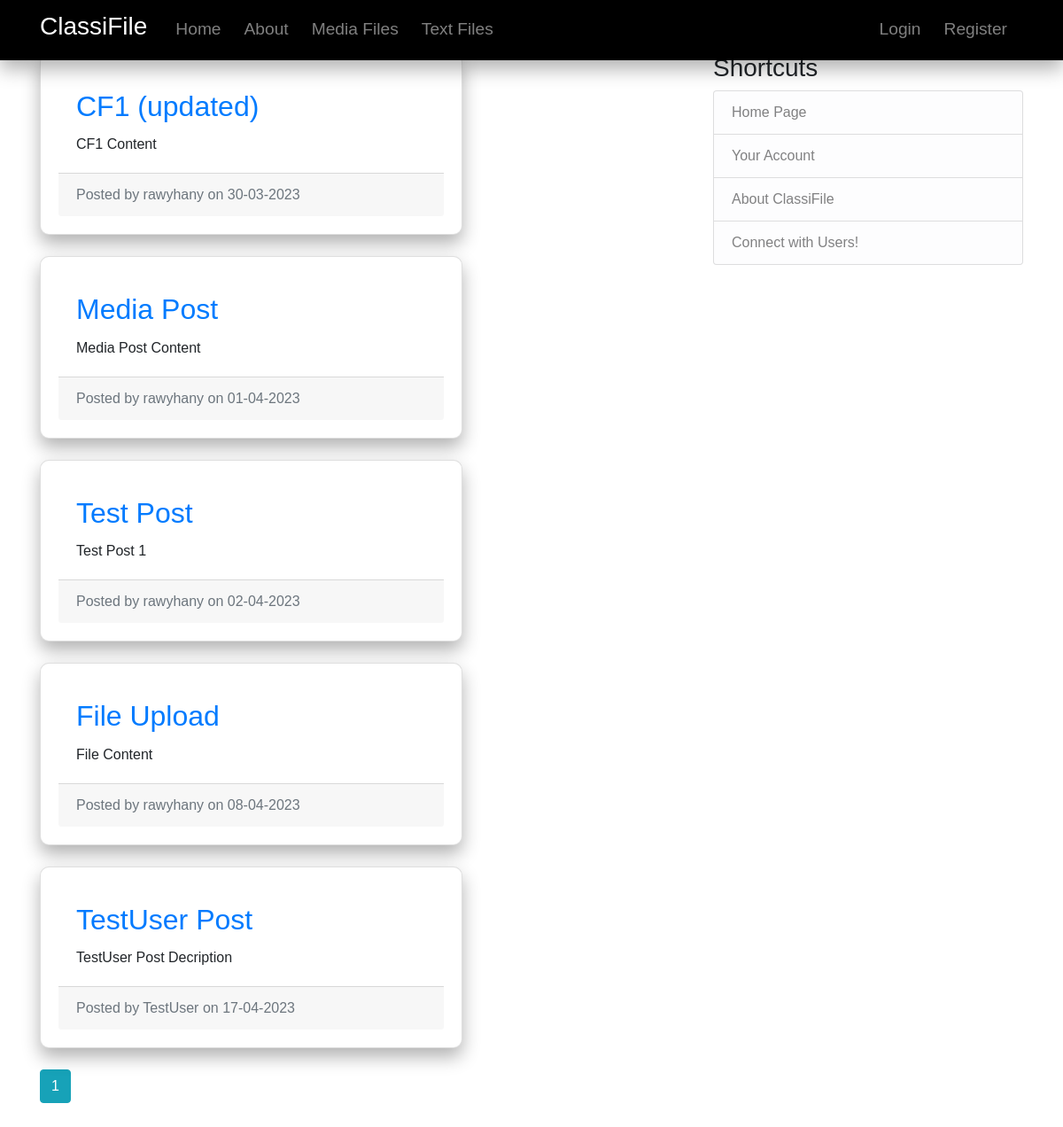
The page /home on the database its author committed.
### classifile/models.py (models this page shows, shortened)
class Post(db.Model):
    id = db.Column(db.Integer, primary_key=True)
    title = db.Column(db.String(100), nullable=False)
    date_posted = db.Column(db.DateTime, nullable=False, default=datetime.utcnow)
    content = db.Column(db.Text, nullable=False)
    user_id = db.Column(db.Integer, db.ForeignKey('user.id'), nullable=False)

class User(db.Model, UserMixin):
    id = db.Column(db.Integer, primary_key=True)
    username = db.Column(db.String(20), unique=True, nullable=False)
    email = db.Column(db.String(20), unique=True, nullable=False)
    image_file = db.Column(db.String(20), nullable=False, default='default.jpg')
    password = db.Column(db.String(60), nullable=False)
    posts = db.relationship('Post', backref='author', lazy=True)

### classifile/routes.py (the view)
@app.route("/")
@app.route("/home")
def home():
    page = request.args.get('page', 1, type=int)
    posts = Post.query.paginate(page=page, per_page=5)
    return render_template('home.html', posts=posts)

### classifile/templates/home.html
{% extends "layout.html" %}
{% block content %}
  <div class="row">
    <div class="col-md-8">
      {% for post in posts.items %}
        <div class="card mb-4">
          <div class="card-body">
            <h2 class="card-title"><a href="{{ url_for('post', post_id=post.id) }}">{{ post.title }}</a></h2>
            <p class="card-text">{{ post.content }}</p>
          </div>
          <div class="card-footer text-muted">
            Posted by <a>{{ post.author.username }}</a> on {{ post.date_posted.strftime('%d-%m-%Y') }}
          </div>
        </div>
      {% endfor %}
          </div>
        </div>
    {% for page_num in posts.iter_pages(left_edge=1, right_edge=1, left_current=1, right_current=2) %}
      {% if page_num %}
        {% if posts.page == page_num %}
          <a class="btn btn-info mb-4" href="{{ url_for('home', page=page_num) }}">{{ page_num }}</a>
        {% else %}
          <a class="btn btn-outline-info mb-4" href="{{ url_for('home', page=page_num) }}">{{ page_num }}</a>
        {% endif %}
      {% else %}
        ...
      {% endif %}
    {% endfor %}
{% endblock content %}

### classifile/templates/layout.html (shortened to what this page needs)
<!DOCTYPE html>
<html>
<head>
     <link rel="stylesheet" href="https://cdn.jsdelivr.net/npm/bootstrap@4.0.0/dist/css/bootstrap.min.css">
     <link rel="stylesheet" type="text/css" href="{{ url_for('static', filename='main.css') }}">
</head>
<body>
    <header class="site-header">
        <nav class="navbar navbar-expand-md navbar-dark bg-steel fixed-top">
          <div class="container">
            <a class="navbar-brand mr-4" href="/"><h3>ClassiFile</h3></a>
            <div class="collapse navbar-collapse" id="navbarToggle">
              <div class="navbar-nav mr-auto">
                <a class="nav-item nav-link" href="{{ url_for('home') }}">Home</a>
                <a class="nav-item nav-link" href="{{ url_for('about') }}">About</a>
                <a class="nav-item nav-link" href="{{ url_for('home') }}">Media Files</a>
                <a class="nav-item nav-link" href="{{ url_for('home') }}">Text Files</a>
              </div>
              <div class="navbar-nav">
                {% if current_user.is_authenticated %}
                  <a class="nav-item nav-link" href="{{ url_for('upload') }}">Upload</a>
                  <a class="nav-item nav-link" href="{{ url_for('account') }}">Account</a>
                  <a class="nav-item nav-link" href="{{ url_for('logout') }}">Logout</a>
                {% else %}
                  <a class="nav-item nav-link" href="{{ url_for('login') }}">Login</a>
                  <a class="nav-item nav-link" href="{{ url_for('register') }}">Register</a>
                {% endif %}
              </div>
            </div>
          </div>
        </nav>
      </header>
      <main role="main" class="container">
        <div class="row">
          <div class="col-md-8">
            {% block content %}{% endblock %}
          </div>
          <div class="col-md-4">
            <div class="content-section">
              <h3>Shortcuts</h3>
              <ul class="list-group">
                <a class="list-group-item list-group-item-light" href="{{ url_for('home') }}">Home Page</a>
                <a class="list-group-item list-group-item-light" href="{{ url_for('account') }}">Your Account</a>
                <a class="list-group-item list-group-item-light" href="{{ url_for('about') }}">About ClassiFile</a>
                <a class="list-group-item list-group-item-light"  href="{{ url_for('home') }}">Connect with Users!</a>
              </ul>
            </div>
          </div>
        </div>
      </main>
</body>
</html>

### classifile/static/main.css (style rules this page uses)
body { font-family: Arial, sans-serif; margin: 0; padding: 0; }
header { background-color: #000000; color: #fff; padding: 20px; display: flex; align-items: center; justify-content: space-between; box-shadow: 0px 10px 20px rgba(0,0,0,0.3); }
nav { background-color: #000000; padding: 10px; display: flex; align-items: center; justify-content: flex-end; box-shadow: 0px 10px 20px rgba(0,0,0,0.3); }
nav a { color: #000000; text-decoration: none; margin-right: 10px; font-size: 1.2em; transition: all 0.2s ease-in-out; }
main { padding: 20px; background-color: #fffff; }
.card { background-color: #ffff; padding: 20px; border-radius: 10px; box-shadow: 0px 10px 20px rgba(0,0,0,0.3); transitio }

### rows shown on the page
Post: title "CF1 (updated)", content "CF1 Content", author.username "rawyhany", date_posted "30-03-2023"
Post: title "Media Post", content "Media Post Content", author.username "rawyhany", date_posted "01-04-2023"
Post: title "Test Post", content "Test Post 1", author.username "rawyhany", date_posted "02-04-2023"
Post: title "File Upload", content "File Content", author.username "rawyhany", date_posted "08-04-2023"
Post: title "TestUser Post", content "TestUser Post Decription", author.username "TestUser", date_posted "17-04-2023"

### other values the page prints
{{ page_num }} "1"
